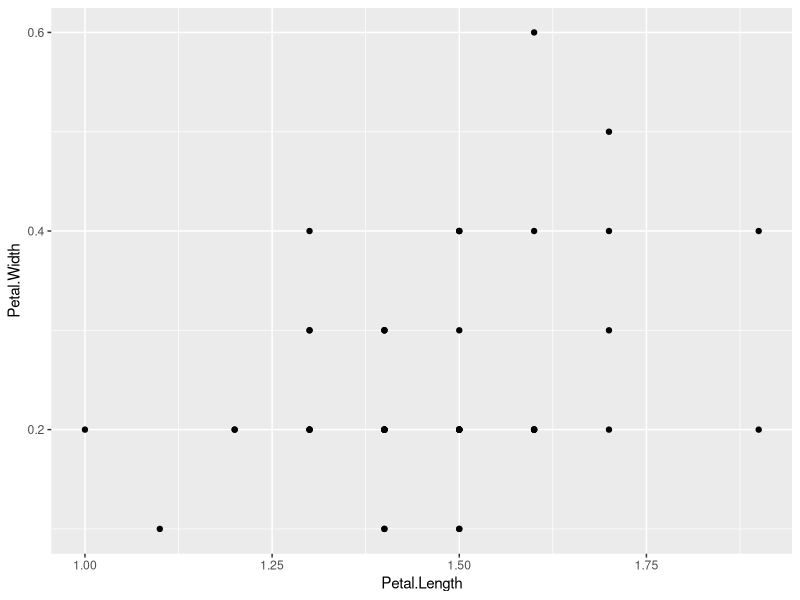
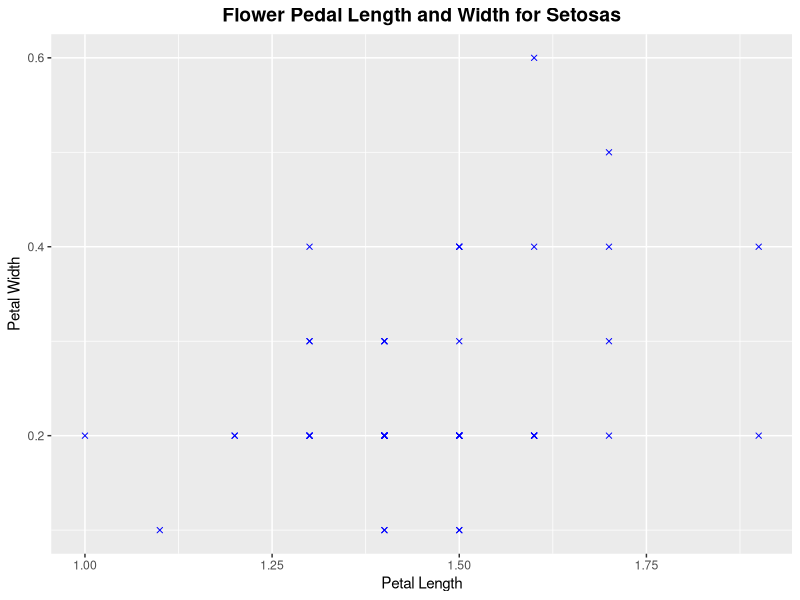
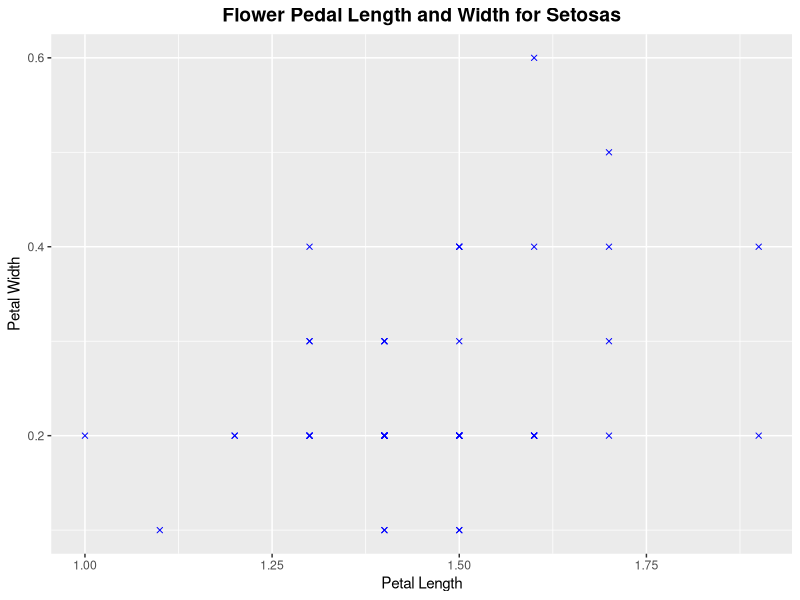

These charts were generated, in order, by the following R code:
iris <- iris

install.packages("tidyverse")
library(tidyverse)

iris <- iris %>%
  filter(Species == "setosa")

ggplot(iris) +
  geom_point(aes(x=Petal.Length, y=Petal.Width))


ggplot(iris) +
  geom_point(aes(x=Petal.Length, y=Petal.Width), color="blue", shape=4) +
  labs(title="Flower Pedal Length and Width for Setosas",
       x="Petal Length",
       y="Petal Width") +
  theme(plot.title = element_text(face="bold", size=14, hjust=0.5))

ggsave("Iris_Plot_Setosas.png")
  
  
  